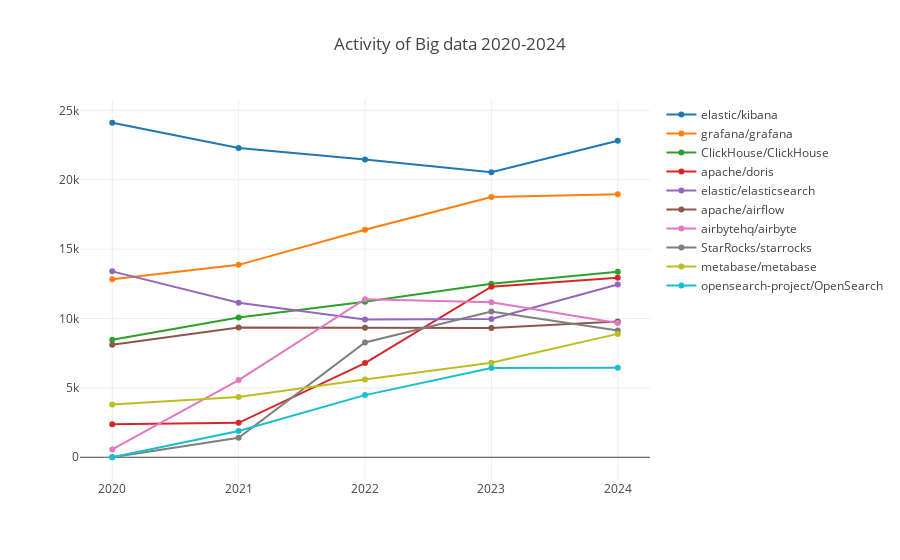

The code cell stored with this chart in its notebook:
### Code cell
processTechFieldDataActivity(':technology/big_data', 'Big data')

### Figure 1 — Plotly figure (JSON) as saved in the notebook; plotly's stock layout.template omitted (floating-point values rounded to 4 significant figures)
{"data": [{"name": "elastic/kibana", "x": [2020, 2021, 2022, 2023, 2024], "y": [24110.0, 22290.0, 21460.0, 20550.0, 22810.0]}, {"name": "grafana/grafana", "x": [2020, 2021, 2022, 2023, 2024], "y": [12830.0, 13870.0, 16400.0, 18750.0, 18960.0]}, {"name": "ClickHouse/ClickHouse", "x": [2020, 2021, 2022, 2023, 2024], "y": [8475.0, 10080.0, 11200.0, 12510.0, 13370.0]}, {"name": "apache/doris", "x": [2020, 2021, 2022, 2023, 2024], "y": [2376.0, 2484.0, 6784.0, 12290.0, 12940.0]}, {"name": "elastic/elasticsearch", "x": [2020, 2021, 2022, 2023, 2024], "y": [13400.0, 11140.0, 9928.0, 9958.0, 12450.0]}, {"name": "apache/airflow", "x": [2020, 2021, 2022, 2023, 2024], "y": [8113.0, 9346.0, 9333.0, 9323.0, 9778.0]}, {"name": "airbytehq/airbyte", "x": [2020, 2021, 2022, 2023, 2024], "y": [566, 5561.0, 11390.0, 11160.0, 9677.0]}, {"name": "StarRocks/starrocks", "x": [2020, 2021, 2022, 2023, 2024], "y": [0, 1403.0, 8271.0, 10510.0, 9129.0]}, {"name": "metabase/metabase", "x": [2020, 2021, 2022, 2023, 2024], "y": [3793.0, 4337.0, 5606.0, 6809.0, 8891.0]}, {"name": "opensearch-project/OpenSearch", "x": [2020, 2021, 2022, 2023, 2024], "y": [0, 1889.0, 4478.0, 6428.0, 6447.0]}], "layout": {"autosize": true, "title": {"text": "Activity of Big data 2020-2024"}, "xaxis": {"autorange": true, "range": [2020.0, 2024.0], "type": "linear"}, "yaxis": {"autorange": true, "range": [-1990.0, 26100.0], "type": "linear"}}}
